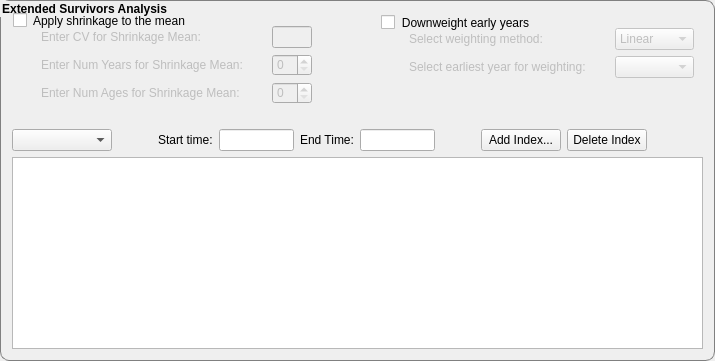
        <widget class="QGroupBox" name="SSVPAConfigure4GB">
         <property name="sizePolicy">
          <sizepolicy hsizetype="Expanding" vsizetype="Preferred">
           <horstretch>1</horstretch>
           <verstretch>0</verstretch>
          </sizepolicy>
         </property>
         <property name="font">
          <font>
           <weight>75</weight>
           <bold>true</bold>
          </font>
         </property>
         <property name="styleSheet">
          <string notr="true">
QGroupBox {
    border: 1px solid gray;
    border-radius: 9px;
    margin-top: 0.5em;
}
</string>
         </property>
         <property name="title">
          <string>Extended Survivors Analysis</string>
         </property>
         <layout class="QVBoxLayout" name="verticalLayout_46">
          <item>
           <layout class="QHBoxLayout" name="horizontalLayout_83">
            <item>
             <layout class="QVBoxLayout" name="verticalLayout_44"/>
            </item>
            <item>
             <widget class="QGroupBox" name="Configure_XSA_GB">
              <property name="sizePolicy">
               <sizepolicy hsizetype="Preferred" vsizetype="Fixed">
                <horstretch>0</horstretch>
                <verstretch>0</verstretch>
               </sizepolicy>
              </property>
              <property name="font">
               <font/>
              </property>
              <property name="styleSheet">
               <string notr="true">QGroupBox {
border:0 ;
font-weight: normal;
}</string>
              </property>
              <property name="title">
               <string>Apply shrinkage to the mean</string>
              </property>
              <property name="checkable">
               <bool>true</bool>
              </property>
              <property name="checked">
               <bool>false</bool>
              </property>
              <layout class="QVBoxLayout" name="verticalLayout_45">
               <item>
                <spacer name="verticalSpacer_37">
                 <property name="orientation">
                  <enum>Qt::Vertical</enum>
                 </property>
                 <property name="sizeType">
                  <enum>QSizePolicy::Fixed</enum>
                 </property>
                 <property name="sizeHint" stdset="0">
                  <size>
                   <width>20</width>
                   <height>5</height>
                  </size>
                 </property>
                </spacer>
               </item>
               <item>
                <layout class="QHBoxLayout" name="horizontalLayout_77">
                 <item>
                  <spacer name="horizontalSpacer_82">
                   <property name="orientation">
                    <enum>Qt::Horizontal</enum>
                   </property>
                   <property name="sizeType">
                    <enum>QSizePolicy::Fixed</enum>
                   </property>
                   <property name="sizeHint" stdset="0">
                    <size>
                     <width>20</width>
                     <height>20</height>
                    </size>
                   </property>
                  </spacer>
                 </item>
                 <item>
                  <widget class="QLabel" name="Configure_XSA_LB1">
                   <property name="sizePolicy">
                    <sizepolicy hsizetype="Fixed" vsizetype="Fixed">
                     <horstretch>0</horstretch>
                     <verstretch>0</verstretch>
                    </sizepolicy>
                   </property>
                   <property name="minimumSize">
                    <size>
                     <width>225</width>
                     <height>0</height>
                    </size>
                   </property>
                   <property name="maximumSize">
                    <size>
                     <width>225</width>
                     <height>16777215</height>
                    </size>
                   </property>
                   <property name="text">
                    <string>Enter CV for Shrinkage Mean:</string>
                   </property>
                  </widget>
                 </item>
                 <item>
                  <widget class="QLineEdit" name="Configure_XSA_LE1">
                   <property name="sizePolicy">
                    <sizepolicy hsizetype="Fixed" vsizetype="Fixed">
                     <horstretch>0</horstretch>
                     <verstretch>0</verstretch>
                    </sizepolicy>
                   </property>
                   <property name="minimumSize">
                    <size>
                     <width>40</width>
                     <height>0</height>
                    </size>
                   </property>
                   <property name="maximumSize">
                    <size>
                     <width>40</width>
                     <height>16777215</height>
                    </size>
                   </property>
                  </widget>
                 </item>
                 <item>
                  <spacer name="horizontalSpacer_73">
                   <property name="orientation">
                    <enum>Qt::Horizontal</enum>
                   </property>
                   <property name="sizeHint" stdset="0">
                    <size>
                     <width>40</width>
                     <height>20</height>
                    </size>
                   </property>
                  </spacer>
                 </item>
                </layout>
               </item>
               <item>
                <layout class="QHBoxLayout" name="horizontalLayout_78">
                 <item>
                  <spacer name="horizontalSpacer_83">
                   <property name="orientation">
                    <enum>Qt::Horizontal</enum>
                   </property>
                   <property name="sizeType">
                    <enum>QSizePolicy::Fixed</enum>
                   </property>
                   <property name="sizeHint" stdset="0">
                    <size>
                     <width>20</width>
                     <height>20</height>
                    </size>
                   </property>
                  </spacer>
                 </item>
                 <item>
                  <widget class="QLabel" name="Configure_XSA_LB2">
                   <property name="sizePolicy">
                    <sizepolicy hsizetype="Fixed" vsizetype="Fixed">
                     <horstretch>0</horstretch>
                     <verstretch>0</verstretch>
                    </sizepolicy>
                   </property>
                   <property name="minimumSize">
                    <size>
                     <width>225</width>
                     <height>0</height>
                    </size>
                   </property>
                   <property name="maximumSize">
                    <size>
                     <width>225</width>
                     <height>16777215</height>
                    </size>
                   </property>
                   <property name="text">
                    <string>Enter Num Years for Shrinkage Mean:</string>
                   </property>
                  </widget>
                 </item>
                 <item>
                  <widget class="QSpinBox" name="Configure_XSA_NYears_SB">
                   <property name="sizePolicy">
                    <sizepolicy hsizetype="Fixed" vsizetype="Fixed">
                     <horstretch>0</horstretch>
                     <verstretch>0</verstretch>
                    </sizepolicy>
                   </property>
                   <property name="minimumSize">
                    <size>
                     <width>40</width>
                     <height>0</height>
                    </size>
                   </property>
                   <property name="maximumSize">
                    <size>
                     <width>40</width>
                     <height>16777215</height>
                    </size>
                   </property>
                  </widget>
                 </item>
                 <item>
                  <spacer name="horizontalSpacer_75">
                   <property name="orientation">
                    <enum>Qt::Horizontal</enum>
                   </property>
                   <property name="sizeHint" stdset="0">
                    <size>
                     <width>40</width>
                     <height>20</height>
                    </size>
                   </property>
                  </spacer>
                 </item>
                </layout>
               </item>
               <item>
                <layout class="QHBoxLayout" name="horizontalLayout_79">
                 <item>
                  <spacer name="horizontalSpacer_84">
                   <property name="orientation">
                    <enum>Qt::Horizontal</enum>
                   </property>
                   <property name="sizeType">
                    <enum>QSizePolicy::Fixed</enum>
                   </property>
                   <property name="sizeHint" stdset="0">
                    <size>
                     <width>20</width>
                     <height>20</height>
                    </size>
                   </property>
                  </spacer>
                 </item>
                 <item>
                  <widget class="QLabel" name="Configure_XSA_LB3">
                   <property name="sizePolicy">
                    <sizepolicy hsizetype="Fixed" vsizetype="Fixed">
                     <horstretch>0</horstretch>
                     <verstretch>0</verstretch>
                    </sizepolicy>
                   </property>
                   <property name="minimumSize">
                    <size>
                     <width>225</width>
                     <height>0</height>
                    </size>
                   </property>
                   <property name="maximumSize">
                    <size>
                     <width>225</width>
                     <height>16777215</height>
                    </size>
                   </property>
                   <property name="text">
                    <string>Enter Num Ages for Shrinkage Mean:</string>
                   </property>
                  </widget>
                 </item>
                 <item>
                  <widget class="QSpinBox" name="Configure_XSA_NAges_SB">
                   <property name="sizePolicy">
                    <sizepolicy hsizetype="Fixed" vsizetype="Fixed">
                     <horstretch>0</horstretch>
                     <verstretch>0</verstretch>
                    </sizepolicy>
                   </property>
                   <property name="minimumSize">
                    <size>
                     <width>40</width>
                     <height>0</height>
                    </size>
                   </property>
                   <property name="maximumSize">
                    <size>
                     <width>40</width>
                     <height>16777215</height>
                    </size>
                   </property>
                  </widget>
                 </item>
                 <item>
                  <spacer name="horizontalSpacer_76">
                   <property name="orientation">
                    <enum>Qt::Horizontal</enum>
                   </property>
                   <property name="sizeHint" stdset="0">
                    <size>
                     <width>40</width>
                     <height>20</height>
                    </size>
                   </property>
                  </spacer>
                 </item>
                </layout>
               </item>
              </layout>
              <zorder>verticalSpacer_37</zorder>
              <zorder></zorder>
             </widget>
            </item>
            <item>
             <spacer name="horizontalSpacer_89">
              <property name="orientation">
               <enum>Qt::Horizontal</enum>
              </property>
              <property name="sizeType">
               <enum>QSizePolicy::Fixed</enum>
              </property>
              <property name="sizeHint" stdset="0">
               <size>
                <width>13</width>
                <height>20</height>
               </size>
              </property>
             </spacer>
            </item>
            <item>
             <widget class="QGroupBox" name="Configure_Downweight_GB">
              <property name="sizePolicy">
               <sizepolicy hsizetype="Preferred" vsizetype="Fixed">
                <horstretch>0</horstretch>
                <verstretch>0</verstretch>
               </sizepolicy>
              </property>
              <property name="font">
               <font/>
              </property>
              <property name="styleSheet">
               <string notr="true">QGroupBox {
border:0 ;
font-weight: normal;
}</string>
              </property>
              <property name="title">
               <string>Downweight early years</string>
              </property>
              <property name="flat">
               <bool>true</bool>
              </property>
              <property name="checkable">
               <bool>true</bool>
              </property>
              <property name="checked">
               <bool>false</bool>
              </property>
              <layout class="QVBoxLayout" name="verticalLayout_47">
               <item>
                <spacer name="verticalSpacer_38">
                 <property name="orientation">
                  <enum>Qt::Vertical</enum>
                 </property>
                 <property name="sizeType">
                  <enum>QSizePolicy::Fixed</enum>
                 </property>
                 <property name="sizeHint" stdset="0">
                  <size>
                   <width>20</width>
                   <height>5</height>
                  </size>
                 </property>
                </spacer>
               </item>
               <item>
                <layout class="QHBoxLayout" name="horizontalLayout_80">
                 <item>
                  <spacer name="horizontalSpacer_80">
                   <property name="orientation">
                    <enum>Qt::Horizontal</enum>
                   </property>
                   <property name="sizeType">
                    <enum>QSizePolicy::Fixed</enum>
                   </property>
                   <property name="sizeHint" stdset="0">
                    <size>
                     <width>20</width>
                     <height>20</height>
                    </size>
                   </property>
                  </spacer>
                 </item>
                 <item>
                  <widget class="QLabel" name="Configure_XSA_LB4">
                   <property name="sizePolicy">
                    <sizepolicy hsizetype="Fixed" vsizetype="Fixed">
                     <horstretch>0</horstretch>
                     <verstretch>0</verstretch>
                    </sizepolicy>
                   </property>
                   <property name="minimumSize">
                    <size>
                     <width>200</width>
                     <height>0</height>
                    </size>
                   </property>
                   <property name="maximumSize">
                    <size>
                     <width>200</width>
                     <height>16777215</height>
                    </size>
                   </property>
                   <property name="text">
                    <string>Select weighting method:</string>
                   </property>
                  </widget>
                 </item>
                 <item>
                  <widget class="QComboBox" name="Configure_XSA_CMB4">
                   <item>
                    <property name="text">
                     <string>Linear</string>
                    </property>
                   </item>
                   <item>
                    <property name="text">
                     <string>Bisquare</string>
                    </property>
                   </item>
                   <item>
                    <property name="text">
                     <string>Tricubic</string>
                    </property>
                   </item>
                  </widget>
                 </item>
                </layout>
               </item>
               <item>
                <layout class="QHBoxLayout" name="horizontalLayout_81">
                 <item>
                  <spacer name="horizontalSpacer_81">
                   <property name="orientation">
                    <enum>Qt::Horizontal</enum>
                   </property>
                   <property name="sizeType">
                    <enum>QSizePolicy::Fixed</enum>
                   </property>
                   <property name="sizeHint" stdset="0">
                    <size>
                     <width>20</width>
                     <height>20</height>
                    </size>
                   </property>
                  </spacer>
                 </item>
                 <item>
                  <widget class="QLabel" name="Configure_XSA_LB5">
                   <property name="sizePolicy">
                    <sizepolicy hsizetype="Fixed" vsizetype="Fixed">
                     <horstretch>0</horstretch>
                     <verstretch>0</verstretch>
                    </sizepolicy>
                   </property>
                   <property name="minimumSize">
                    <size>
                     <width>200</width>
                     <height>0</height>
                    </size>
                   </property>
                   <property name="maximumSize">
                    <size>
                     <width>200</width>
                     <height>16777215</height>
                    </size>
                   </property>
                   <property name="text">
                    <string>Select earliest year for weighting:</string>
                   </property>
                  </widget>
                 </item>
                 <item>
                  <widget class="QComboBox" name="Configure_XSA_CMB5"/>
                 </item>
                </layout>
               </item>
               <item>
                <spacer name="verticalSpacer_35">
                 <property name="orientation">
                  <enum>Qt::Vertical</enum>
                 </property>
                 <property name="sizeType">
                  <enum>QSizePolicy::Fixed</enum>
                 </property>
                 <property name="sizeHint" stdset="0">
                  <size>
                   <width>20</width>
                   <height>24</height>
                  </size>
                 </property>
                </spacer>
               </item>
              </layout>
             </widget>
            </item>
            <item>
             <spacer name="horizontalSpacer_88">
              <property name="orientation">
               <enum>Qt::Horizontal</enum>
              </property>
              <property name="sizeType">
               <enum>QSizePolicy::Expanding</enum>
              </property>
              <property name="sizeHint" stdset="0">
               <size>
                <width>0</width>
                <height>20</height>
               </size>
              </property>
             </spacer>
            </item>
            <item>
             <spacer name="horizontalSpacer_77">
              <property name="orientation">
               <enum>Qt::Horizontal</enum>
              </property>
              <property name="sizeType">
               <enum>QSizePolicy::Preferred</enum>
              </property>
              <property name="sizeHint" stdset="0">
               <size>
                <width>0</width>
                <height>20</height>
               </size>
              </property>
             </spacer>
            </item>
            <item>
             <spacer name="horizontalSpacer_78">
              <property name="orientation">
               <enum>Qt::Horizontal</enum>
              </property>
              <property name="sizeType">
               <enum>QSizePolicy::Expanding</enum>
              </property>
              <property name="sizeHint" stdset="0">
               <size>
                <width>0</width>
                <height>20</height>
               </size>
              </property>
             </spacer>
            </item>
           </layout>
          </item>
          <item>
           <spacer name="verticalSpacer_36">
            <property name="orientation">
             <enum>Qt::Vertical</enum>
            </property>
            <property name="sizeType">
             <enum>QSizePolicy::Fixed</enum>
            </property>
            <property name="sizeHint" stdset="0">
             <size>
              <width>5</width>
              <height>10</height>
             </size>
            </property>
           </spacer>
          </item>
          <item>
           <layout class="QHBoxLayout" name="horizontalLayout_82">
            <item>
             <widget class="QComboBox" name="SSVPAExtendedIndicesCMB">
              <property name="sizePolicy">
               <sizepolicy hsizetype="Expanding" vsizetype="Fixed">
                <horstretch>0</horstretch>
                <verstretch>0</verstretch>
               </sizepolicy>
              </property>
              <property name="minimumSize">
               <size>
                <width>100</width>
                <height>0</height>
               </size>
              </property>
              <property name="maximumSize">
               <size>
                <width>100</width>
                <height>16777215</height>
               </size>
              </property>
             </widget>
            </item>
            <item>
             <spacer name="horizontalSpacer_86">
              <property name="orientation">
               <enum>Qt::Horizontal</enum>
              </property>
              <property name="sizeType">
               <enum>QSizePolicy::Fixed</enum>
              </property>
              <property name="sizeHint" stdset="0">
               <size>
                <width>40</width>
                <height>20</height>
               </size>
              </property>
             </spacer>
            </item>
            <item>
             <widget class="QLabel" name="label_25">
              <property name="text">
               <string>Start time:</string>
              </property>
             </widget>
            </item>
            <item>
             <widget class="QLineEdit" name="SSVPAExtendedStartTimeLE">
              <property name="sizePolicy">
               <sizepolicy hsizetype="Fixed" vsizetype="Fixed">
                <horstretch>0</horstretch>
                <verstretch>0</verstretch>
               </sizepolicy>
              </property>
              <property name="minimumSize">
               <size>
                <width>75</width>
                <height>0</height>
               </size>
              </property>
              <property name="maximumSize">
               <size>
                <width>75</width>
                <height>16777215</height>
               </size>
              </property>
             </widget>
            </item>
            <item>
             <widget class="QLabel" name="label_26">
              <property name="sizePolicy">
               <sizepolicy hsizetype="Fixed" vsizetype="Preferred">
                <horstretch>0</horstretch>
                <verstretch>0</verstretch>
               </sizepolicy>
              </property>
              <property name="text">
               <string>End Time:</string>
              </property>
             </widget>
            </item>
            <item>
             <widget class="QLineEdit" name="SSVPAExtendedEndTimeLE">
              <property name="sizePolicy">
               <sizepolicy hsizetype="Fixed" vsizetype="Fixed">
                <horstretch>0</horstretch>
                <verstretch>0</verstretch>
               </sizepolicy>
              </property>
              <property name="minimumSize">
               <size>
                <width>75</width>
                <height>0</height>
               </size>
              </property>
              <property name="maximumSize">
               <size>
                <width>75</width>
                <height>16777215</height>
               </size>
              </property>
             </widget>
            </item>
            <item>
             <spacer name="horizontalSpacer_85">
              <property name="orientation">
               <enum>Qt::Horizontal</enum>
              </property>
              <property name="sizeType">
               <enum>QSizePolicy::Fixed</enum>
              </property>
              <property name="sizeHint" stdset="0">
               <size>
                <width>40</width>
                <height>20</height>
               </size>
              </property>
             </spacer>
            </item>
            <item>
             <widget class="QPushButton" name="Configure_XSA_AddIndexPB">
              <property name="text">
               <string>Add Index...</string>
              </property>
             </widget>
            </item>
            <item>
             <widget class="QPushButton" name="Configure_XSA_DelIndexPB">
              <property name="text">
               <string>Delete Index</string>
              </property>
             </widget>
            </item>
            <item>
             <spacer name="horizontalSpacer_87">
              <property name="orientation">
               <enum>Qt::Horizontal</enum>
              </property>
              <property name="sizeHint" stdset="0">
               <size>
                <width>40</width>
                <height>20</height>
               </size>
              </property>
             </spacer>
            </item>
           </layout>
          </item>
          <item>
           <widget class="QTableView" name="SSVPAIndicesTV"/>
          </item>
         </layout>
        </widget>
